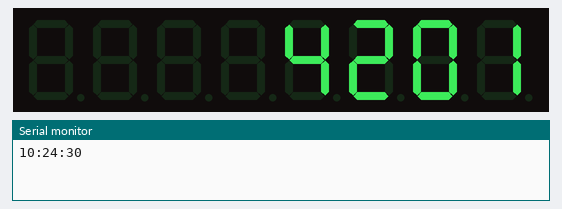
Simulated run of this sketch. Board: Arduino Uno, built with avr-gcc and run on an emulated ATmega328P. Parts: 8-digit seven-segment display, the last lines printed to the serial monitor. The local clock reads 2024-03-15 10:24:30 at power-on unless the sketch sets it.

Above: at 0.1 s.
At 90.5 s:
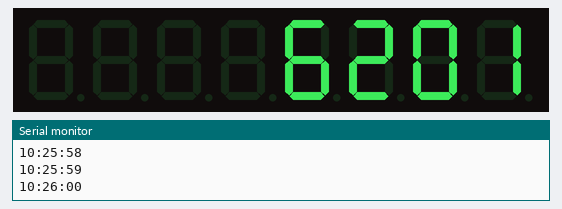

The sketch:

clock_7seg.ino
```cpp
#include "LedControl.h"
#include <Wire.h>
#include <TimeLib.h>
#include <DS1307RTC.h>


/*
Now we need a LedControl to work with.
***** These pin numbers will probably not work with your hardware *****
pin 2 is connected to the DataIn
pin 4 is connected to the CLK
pin 3 is connected to LOAD
We have only a single MAX72XX.
*/
LedControl lc=LedControl(2,4,3,1);

uint8_t hour_high = 0;
uint8_t hour_low = 0;
uint8_t minute_high = 0;
uint8_t minute_low = 0;
uint8_t second_high = 0;
uint8_t second_low = 0;

void setup() {
    Serial.begin(9600);

    setSyncProvider(RTC.get);
    setSyncInterval(3600); // sync every hour, hopefully before clock gets 1s off

    lc.setScanLimit(0,3); //only display on first 4 digits, to get higher brightness
    lc.shutdown(0,false); //start the max7219
    lc.setIntensity(0,15);
    lc.clearDisplay(0);
}

void loop() {
//     lc.setLed(0, 4, 0, 1); //DP4
//     lc.setLed(0, 0, 4, 1); //D0
//     delay(1000);
//     lc.setLed(0, 4, 0, 0); //DP4
//     lc.setLed(0, 0, 4, 0); //D0
    digitalClockDisplay();
    delay(1000);
}

void digitalClockDisplay(){
    uint8_t cur_hour = hour();


    if (cur_hour > 12){ cur_hour -= 12; } //12 hour mode
    if (cur_hour == 0){ cur_hour = 12; } //midnight fix

    hour_high = cur_hour / 10;
    hour_low = cur_hour % 10;

    minute_high = minute() / 10;
    minute_low = minute() % 10;

    second_high = second() / 10;
    second_low = second() % 10;


    lc.setDigit(0, 0, hour_high, false);
    if (hour_high == 0) {
        lc.setChar(0, 0, ' ', false); //clear first digit
    }
    lc.setDigit(0, 1, hour_low, false);
    lc.setDigit(0, 2, minute_high, false);
    lc.setDigit(0, 3, minute_low, false);
    // lc.setDigit(0, 4, second_high, false);
    // lc.setDigit(0, 5, second_low, false);


    //setDigit(chip, digit_position, number, dot);
    // lc.setDigit(0,,i,false);
    Serial.print(hour_high);
    Serial.print(hour_low);
    Serial.print(":");
    Serial.print(minute_high);
    Serial.print(minute_low);
    Serial.print(":");
    Serial.print(second_high);
    Serial.println(second_low);
}
```
